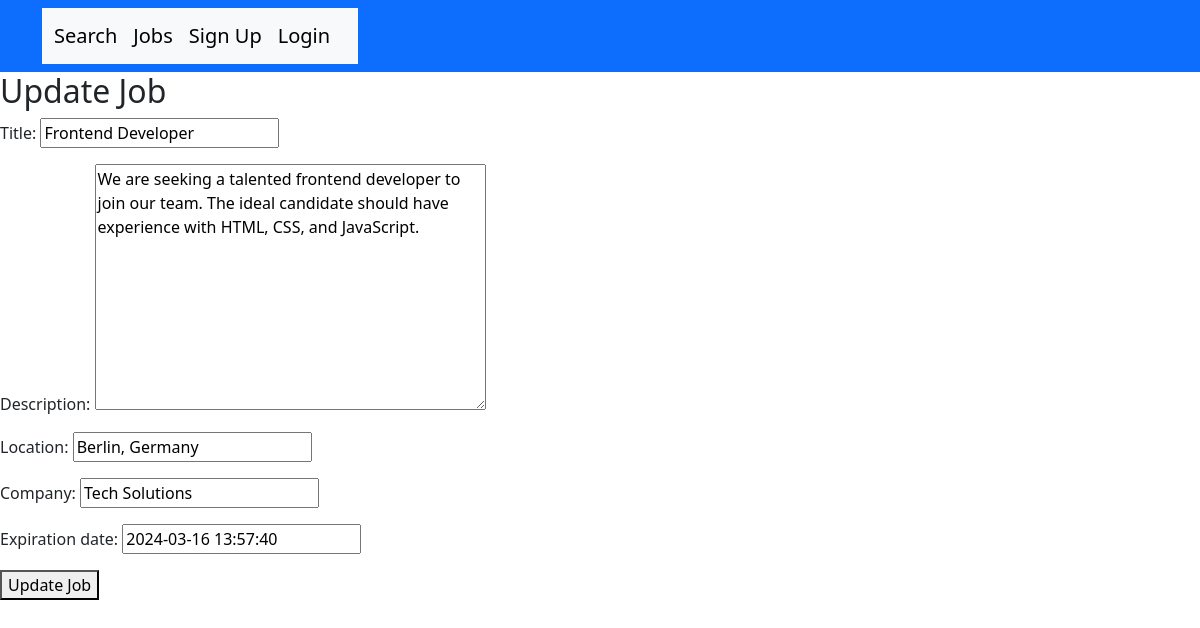
/15/update/, run on the app's committed database.
### jobs/models.py (models this page shows, shortened)
class BaseModel(models.Model):
    objects = models.Manager()
    DoesNotExist = models.Manager()
    class Meta:
        abstract = True

class Job(BaseModel):
    title = models.CharField(max_length=100)
    description = models.TextField()
    location = models.CharField(max_length=100)
    company = models.CharField(max_length=100, default='')
    pub_date = models.DateTimeField(default=timezone.now)
    expiration_date = models.DateTimeField(default=now() + timedelta(days=30))

### jobs/views.py (the view)
# urls.py: path('<int:job_id>/update/', update_job, name='job_update'),
def update_job(request, job_id):
    job = get_object_or_404(Job, pk=job_id)
    if request.method == "POST":
        form = JobForm(request.POST, instance=job)
        if form.is_valid():
            form.save()
            return redirect('jobs:job_detail', job_id=job_id)
    else:
        form = JobForm(instance=job)
    context = {'form': form, 'job': job}
    return render(request, 'jobs/job_update.html', context)

### jobs/forms.py
class JobForm(forms.ModelForm):
    class Meta:
        model = Job
        fields = ['title', 'description', 'location', 'company', 'expiration_date']

### jobs/templates/jobs/job_update.html (shortened to what this page needs)
{% extends 'base.html' %}
{% block content %}
    <h2>Update Job</h2>
    <form method="post">
        {{ form.as_p }}
        <button type="submit">Update Job</button>
    </form>
{% endblock %}

### data on the page
Job: title "Frontend Developer", description "We are seeking a talented frontend developer to join our team. The ideal candidate should have experience with HTML, CSS, and JavaScript.", location "Berlin, Germany", company "Tech Solutions", expiration_date "2024-03-16 13:57:40"
